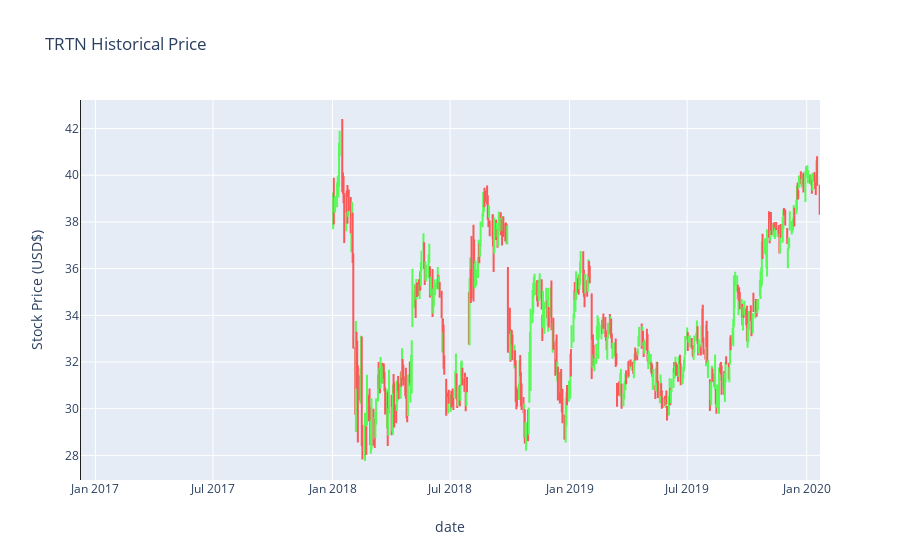

Source (notebook cell):
### Markdown cell above
<h2>Technical Analysis: </h2>
In this section we will go into basic technical concepts when dealing with stock investing. This are simple theories however, we shouldn't solely rely on these concepts to maximize profits as it is the case with patterns related to moving averages. Before going into this concepts, I will like to show how OHLC and Candlesticks are interpreted.

<h3 align="center">Open High Low Close (OHLC): </h3>
<img src="https://image.slidesharecdn.com/forexcandlestick-151105160826-lva1-app6892/95/forex-candlestick-5-638.jpg?cb=1446739926" ></img>
<br><br>
<h3 align="center">CandleSticks: </h3>
<img src="http://wealthv.com/learn/actionforex/images/candlestick_charts_explained_1.gif" ></img>
<br><br>
<h3 align="center">Moving Averages: </h3>
<img src="https://commodity.com/wp-content/uploads/technical-analysis/MASimple50200SPY.gif" ></img>

### Code cell
trace = go.Ohlc(x=dte_df['date'],
                open=dte_df['Open'],
                high=dte_df['High'],
                low=dte_df['Low'],
                close=dte_df['Close'],
               increasing=dict(line=dict(color= '#58FA58')),
                decreasing=dict(line=dict(color= '#FA5858')))

layout = {
    'title': f'{ticker} Historical Price',
    'xaxis': {'title': 'date',
             'rangeslider': {'visible': False}},
    'yaxis': {'title': 'Stock Price (USD$)'},
    'shapes': [{
        'x0': '2016-12-09', 'x1': '2016-12-09',
        'y0': 0, 'y1': 1, 'xref': 'x', 'yref': 'paper',
        'line': {'color': 'rgb(30,30,30)', 'width': 1}
    }]
}

data = [trace]

fig = go.Figure(data=data, layout=layout)
iplot(fig, filename='simple_ohlc')

### Figure 1 — Plotly figure (JSON) as saved in the notebook; plotly's stock layout.template omitted (floating-point values rounded to 4 significant figures; data arrays with more than 128 entries replaced by an {"elided": "..."} marker saying what was removed)
{"data": [{"close": {"elided": "516 float values"}, "decreasing": {"line": {"color": "#FA5858"}}, "high": {"elided": "516 float values"}, "increasing": {"line": {"color": "#58FA58"}}, "low": {"elided": "516 float values"}, "open": {"elided": "516 float values"}, "type": "ohlc", "x": {"elided": "516 str values"}}], "layout": {"shapes": [{"line": {"color": "rgb(30,30,30)", "width": 1}, "x0": "2016-12-09", "x1": "2016-12-09", "xref": "x", "y0": 0, "y1": 1, "yref": "paper"}], "title": {"text": "TRTN Historical Price"}, "xaxis": {"rangeslider": {"visible": false}, "title": {"text": "date"}}, "yaxis": {"title": {"text": "Stock Price (USD$)"}}}}
